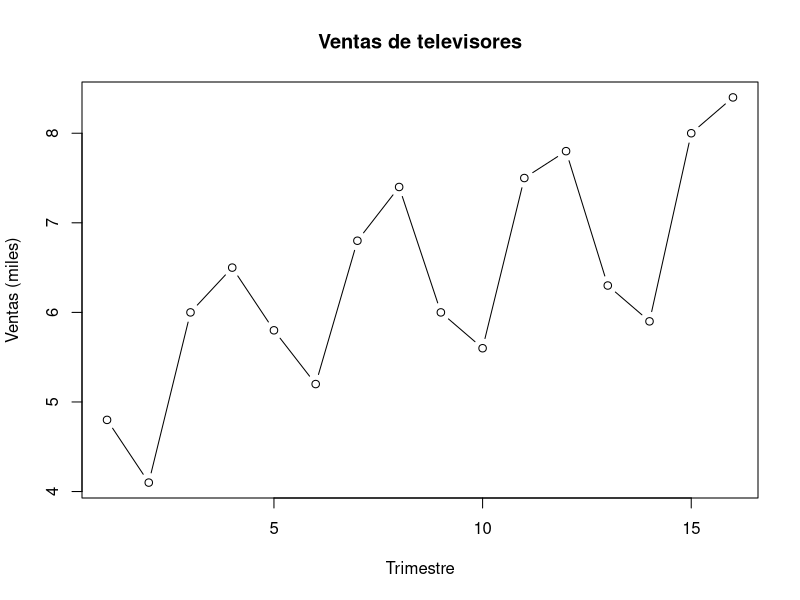
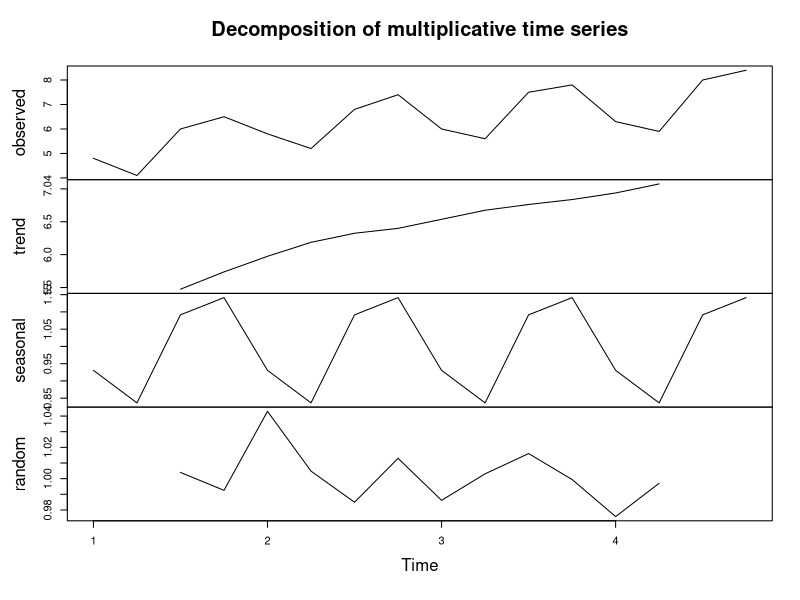
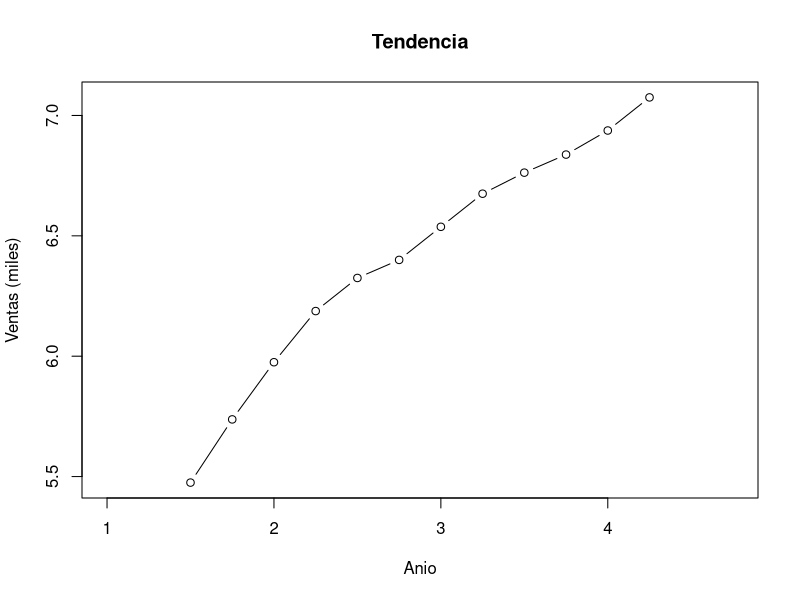
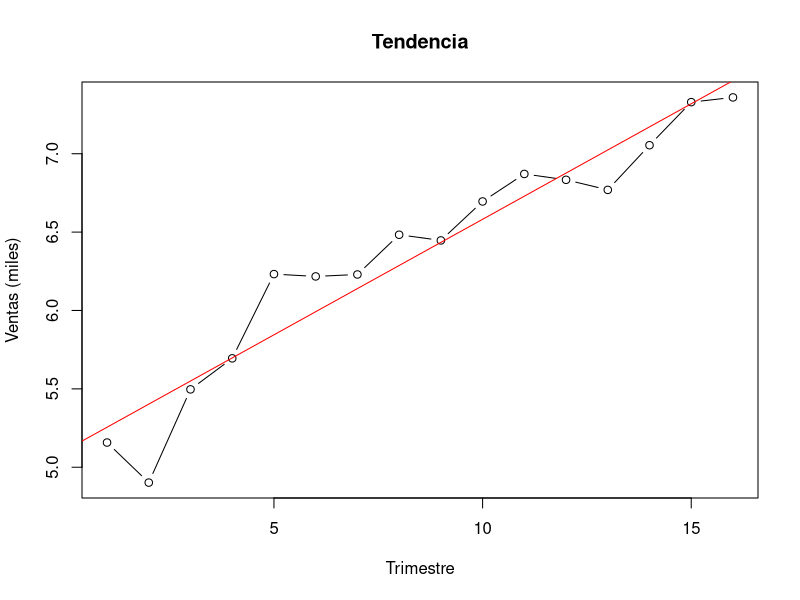
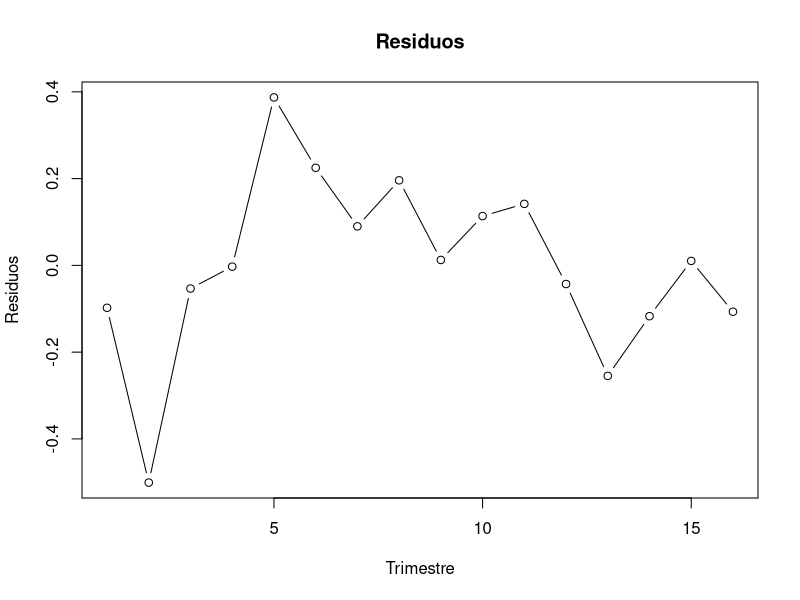
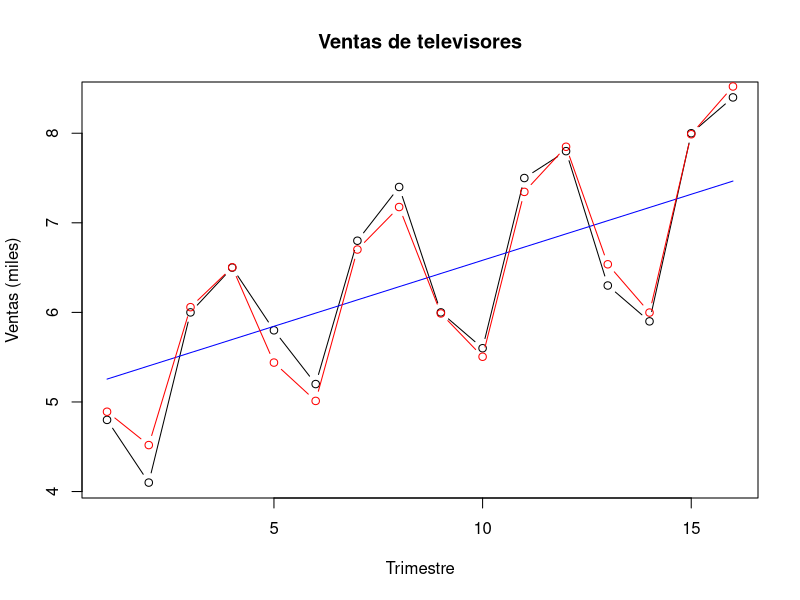
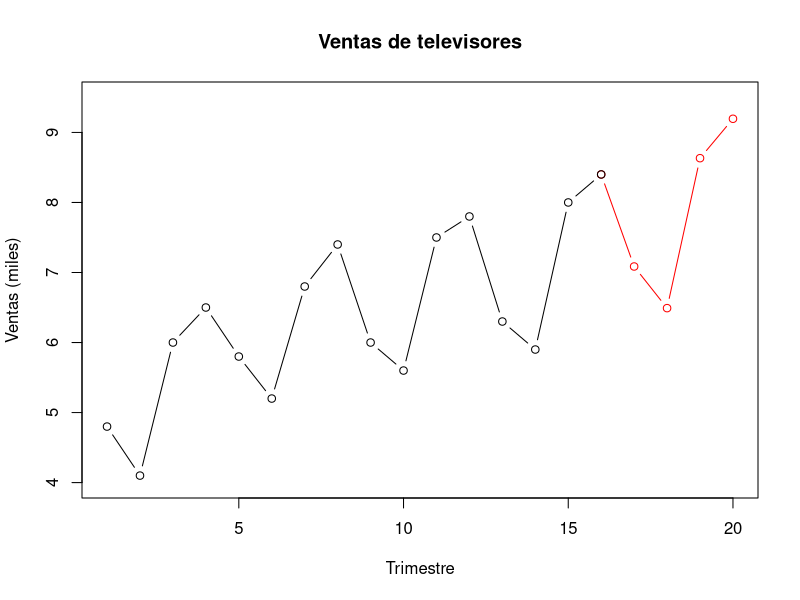

These figures' R source, in order:
## ---- chunk 1
knitr::opts_chunk$set(echo = TRUE)
## ---- chunk 2
trimestre <- 1:16
ventas <- c(4.8,4.1,6.0,6.5,5.8,5.2,6.8,7.4,6.0,5.6,7.5,7.8,6.3,5.9,8.0,8.4)
## ---- chunk 3
plot(trimestre,ventas,
     type = "b",
     xlab = "Trimestre",
     ylab = "Ventas (miles)",
     main = "Ventas de televisores")
## ---- chunk 4
ts <- ts(ventas, frequency = 4)
decomp <- decompose(ts, type = "m")
plot(decomp)
## ---- chunk 5
plot(decomp$trend,
     type = "b",
     xlab = "Anio",
     ylab = "Ventas (miles)",
     main = "Tendencia")
## ---- chunk 6
y <- (decomp$x)/(decomp$seasonal)
x <- 1:16
Lm <- lm(y~x)
plot(x,y,
     type = "b",
     xlab = "Trimestre",
     ylab = "Ventas (miles)",
     main = "Tendencia")
abline(Lm, col = "red")
## ---- chunk 7
sLm <- summary(Lm)
sLm
## ---- chunk 8
sLm$coefficients[2,4]
## ---- chunk 9
sLm$r.squared
## ---- chunk 10
plot(Lm$residuals,
     type = "b",
     xlab = "Trimestre",
     ylab = "Residuos",
     main = "Residuos")
## ---- chunk 11
shapiro.test(Lm$residuals)
## ---- chunk 12
f <- function(x) {Lm$coefficients[1] + Lm$coefficients[2] * x}
pred <- f(trimestre)
cme <- mean((pred - ventas)^2, na.rm = TRUE)
cme
## ---- chunk 13
epam <- mean(abs((pred - ventas)/ventas), na.rm = TRUE)
epam
## ---- chunk 14
plot(trimestre,ventas, type = "b",
     xlab = "Trimestre", ylab = "Ventas (miles)",
     main = "Ventas de televisores")
lines(trimestre, predict(Lm), col = "blue")
y2 <- predict(Lm) * decomp$seasonal
lines(trimestre, y2, col = "red", type = "b")
## ---- chunk 15
f <- function(x) {Lm$coefficients[1] + Lm$coefficients[2] * x}
x2 <- 17:20
y2 <- f(x2) * decomp$figure
y2
## ---- chunk 16
x3 <- 16:20
preds <- c(ventas[16] ,y2)
plot(x3,
     preds,
     type = "b",
     xlab = "Trimestre",
     ylab = "Ventas (miles)",
     main = "Ventas de televisores",
     xlim = c(1,20),
     ylim = c(4, 9.5),
     col = "red")
lines(trimestre, ventas, col = "black", type = "b")

